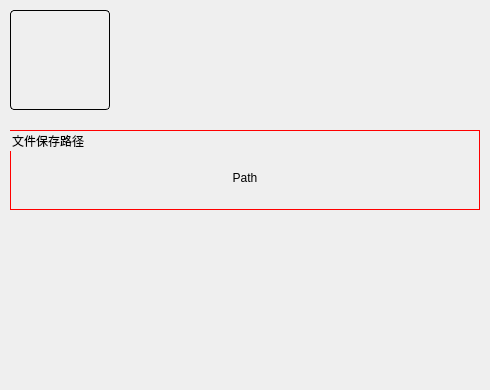
<?xml version="1.0" encoding="UTF-8"?>
<ui version="4.0">
 <class>FileSetup</class>
 <widget class="QWidget" name="FileSetup">
  <property name="geometry">
   <rect>
    <x>0</x>
    <y>0</y>
    <width>490</width>
    <height>390</height>
   </rect>
  </property>
  <property name="minimumSize">
   <size>
    <width>490</width>
    <height>390</height>
   </size>
  </property>
  <property name="maximumSize">
   <size>
    <width>490</width>
    <height>390</height>
   </size>
  </property>
  <property name="windowTitle">
   <string>Form</string>
  </property>
  <property name="styleSheet">
   <string notr="true">/*局部样式表*/
QLabel#img_Lab{
	border: 1px solid black;
	border-radius:4px;
}

QGroupBox#Filepath_Box{
	border: 1px solid red;
}</string>
  </property>
  <widget class="QLabel" name="img_Lab">
   <property name="geometry">
    <rect>
     <x>10</x>
     <y>10</y>
     <width>100</width>
     <height>100</height>
    </rect>
   </property>
   <property name="minimumSize">
    <size>
     <width>100</width>
     <height>100</height>
    </size>
   </property>
   <property name="maximumSize">
    <size>
     <width>100</width>
     <height>100</height>
    </size>
   </property>
   <property name="text">
    <string/>
   </property>
   <property name="pixmap">
    <pixmap resource="../../image/Image.qrc">:/new/icons/icons/becurrent/file.png</pixmap>
   </property>
   <property name="scaledContents">
    <bool>true</bool>
   </property>
   <property name="alignment">
    <set>Qt::AlignCenter</set>
   </property>
  </widget>
  <widget class="QGroupBox" name="Filepath_Box">
   <property name="geometry">
    <rect>
     <x>10</x>
     <y>130</y>
     <width>470</width>
     <height>80</height>
    </rect>
   </property>
   <property name="minimumSize">
    <size>
     <width>470</width>
     <height>80</height>
    </size>
   </property>
   <property name="maximumSize">
    <size>
     <width>470</width>
     <height>80</height>
    </size>
   </property>
   <property name="title">
    <string>文件保存路径</string>
   </property>
   <widget class="QLabel" name="path_Lab">
    <property name="geometry">
     <rect>
      <x>10</x>
      <y>30</y>
      <width>450</width>
      <height>35</height>
     </rect>
    </property>
    <property name="minimumSize">
     <size>
      <width>450</width>
      <height>35</height>
     </size>
    </property>
    <property name="maximumSize">
     <size>
      <width>450</width>
      <height>35</height>
     </size>
    </property>
    <property name="text">
     <string>Path</string>
    </property>
    <property name="alignment">
     <set>Qt::AlignCenter</set>
    </property>
   </widget>
  </widget>
 </widget>
 <resources>
  <include location="../../image/Image.qrc"/>
 </resources>
 <connections/>
</ui>
